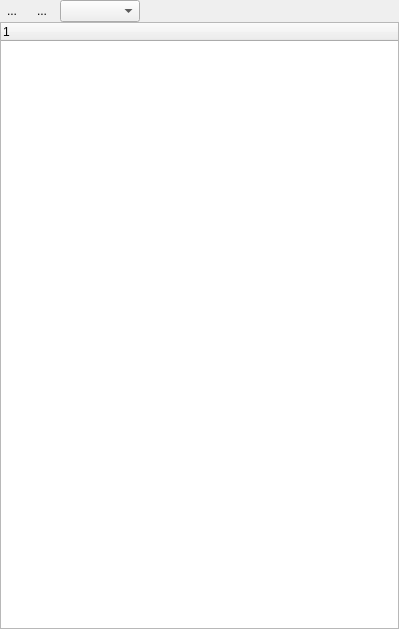
<?xml version="1.0" encoding="UTF-8"?>
<ui version="4.0">
 <class>SolutionBrowserWidget</class>
 <widget class="QWidget" name="SolutionBrowserWidget">
  <property name="geometry">
   <rect>
    <x>0</x>
    <y>0</y>
    <width>399</width>
    <height>629</height>
   </rect>
  </property>
  <property name="windowTitle">
   <string>Solution Browser</string>
  </property>
  <layout class="QVBoxLayout" name="verticalLayout">
   <property name="spacing">
    <number>0</number>
   </property>
   <property name="margin">
    <number>0</number>
   </property>
   <item>
    <layout class="QHBoxLayout" name="horizontalLayout">
     <item>
      <widget class="QToolButton" name="btnUpdateView">
       <property name="text">
        <string>...</string>
       </property>
       <property name="icon">
        <iconset resource="../edui/edui.qrc">
         <normaloff>:/resources/menu/font/f011.png</normaloff>:/resources/menu/font/f011.png</iconset>
       </property>
       <property name="toolButtonStyle">
        <enum>Qt::ToolButtonIconOnly</enum>
       </property>
       <property name="autoRaise">
        <bool>true</bool>
       </property>
      </widget>
     </item>
     <item>
      <widget class="QToolButton" name="btnRefresh">
       <property name="text">
        <string>...</string>
       </property>
       <property name="icon">
        <iconset resource="../edui/edui.qrc">
         <normaloff>:/resources/menu/font/f012.png</normaloff>:/resources/menu/font/f012.png</iconset>
       </property>
       <property name="autoRaise">
        <bool>true</bool>
       </property>
      </widget>
     </item>
     <item>
      <widget class="QComboBox" name="cbFilterTags">
       <property name="minimumSize">
        <size>
         <width>80</width>
         <height>0</height>
        </size>
       </property>
      </widget>
     </item>
     <item>
      <spacer name="horizontalSpacer">
       <property name="orientation">
        <enum>Qt::Horizontal</enum>
       </property>
       <property name="sizeHint" stdset="0">
        <size>
         <width>40</width>
         <height>20</height>
        </size>
       </property>
      </spacer>
     </item>
    </layout>
   </item>
   <item>
    <widget class="SolutionBrowserTreeWidget" name="treeWidget">
     <property name="headerHidden">
      <bool>false</bool>
     </property>
     <column>
      <property name="text">
       <string notr="true">1</string>
      </property>
     </column>
    </widget>
   </item>
  </layout>
 </widget>
 <layoutdefault spacing="6" margin="11"/>
 <customwidgets>
  <customwidget>
   <class>SolutionBrowserTreeWidget</class>
   <extends>QTreeWidget</extends>
   <header>solutionbrowsertreewidget.h</header>
  </customwidget>
 </customwidgets>
 <resources>
  <include location="../edui/edui.qrc"/>
 </resources>
 <connections>
  <connection>
   <sender>btnUpdateView</sender>
   <signal>clicked()</signal>
   <receiver>SolutionBrowserWidget</receiver>
   <slot>updateTree()</slot>
   <hints>
    <hint type="sourcelabel">
     <x>14</x>
     <y>16</y>
    </hint>
    <hint type="destinationlabel">
     <x>128</x>
     <y>-10</y>
    </hint>
   </hints>
  </connection>
 </connections>
 <slots>
  <slot>updateTree()</slot>
 </slots>
</ui>
